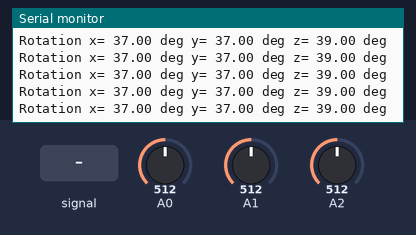
The sketch below on a simulated Arduino Uno, built with avr-gcc and run on an emulated ATmega328P. Shown: the last lines printed to the serial monitor. The test bench sets the inputs (shaded band); at power-on: A0 = 512, A1 = 512, A2 = 512.

Above: at 1.2 s.
1.3 s: A0 fed a 200 Hz sine of ±255 counts around its level
At 1.39 s:
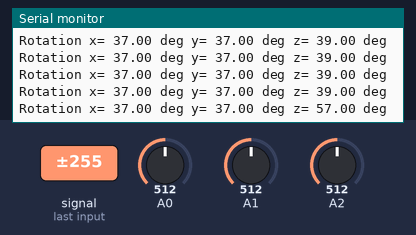
4.3 s: A0 set to 716
At 4.36 s:
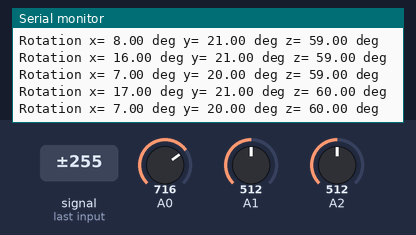
5.8 s: A1 set to 716
At 5.85 s:
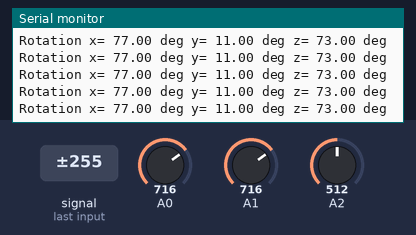
7.3 s: A2 set to 716
At 7.34 s:
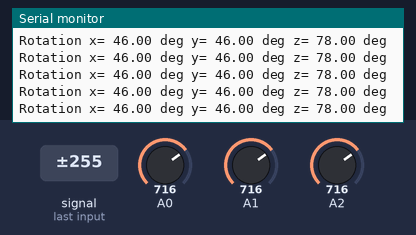
8.8 s: A0 set to 900
At 8.83 s:
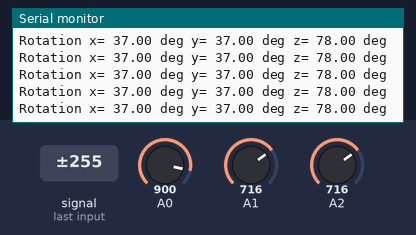
10.3 s: A1 set to 900
At 10.32 s:
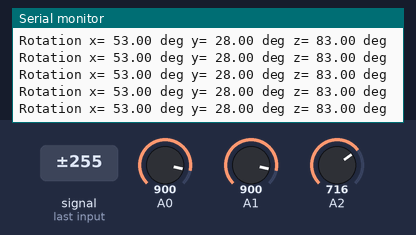
Timing chart, 0 to 12.8 s (numbered marks = the images above; inputs shaded):
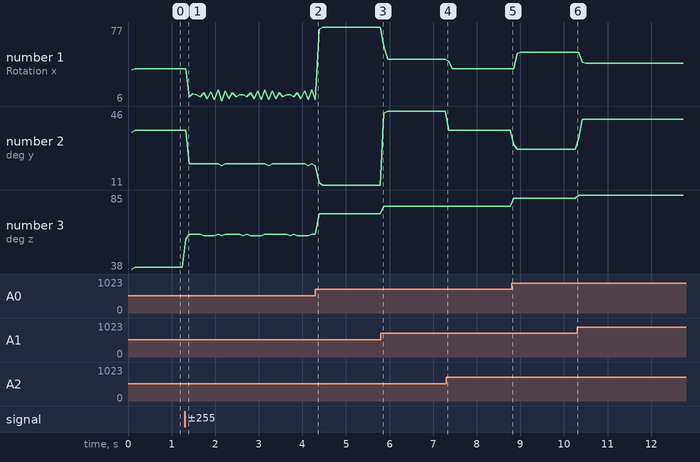

Measured:
- after the input at 1.3 s, the serial monitor: prints a new line at once (image 1)
- plotted number 1: 37 → 7 after the input at 1.3 s, 7 → 77 after the input at 4.3 s, 77 → 46 after the input at 5.8 s, 46 → 37 after the input at 7.3 s, 37 → 53 after the input at 8.8 s
- plotted number 2: 37 → 20 after the input at 1.3 s, 20 → 11 after the input at 4.3 s, 11 → 46 after the input at 5.8 s, 46 → 37 after the input at 7.3 s, 37 → 28 after the input at 8.8 s
- plotted number 3: 39 → 60 after the input at 1.3 s, 60 → 73 after the input at 4.3 s, 73 → 78 after the input at 5.8 s, 78 → 83 after the input at 8.8 s, 83 → 85 after the input at 10.3 s

The sketch:

ADXL335.ino
```cpp
// Simple angle meter using ADXL335 accelerometer
// from electronicsblog.net/

#define ADC_ref 3.5

#define zero_x 1.569// 1.569

#define zero_y 1.569

#define zero_z 1.569

#define sensitivity_x 0.33

#define sensitivity_y 0.33

#define sensitivity_z 0.33

unsigned int value_x;
unsigned int value_y;
unsigned int value_z;

float xv;
float yv;
float zv;

float angle_x;
float angle_y;
float angle_z;

//int x = 1, y = 2, z = 3;

#define x 1
#define y 2
#define z 3


void setup()   {

  analogReference(EXTERNAL);
  Serial.begin(115200);

}

void loop() {

    angle_x = sudutX(40);
    angle_y = sudutY(40);
    angle_z = sudutZ(40);

//  angle_x = sudut(40, x);
//  angle_y = sudut(40, y);
//  angle_z = sudut(40, z);

  Serial.print("Rotation ");
  Serial.print("x= ");
  Serial.print(angle_x);
  Serial.print(" deg");
  Serial.print(" ");

  Serial.print("y= ");
  Serial.print(angle_y);
  Serial.print(" deg");
  Serial.print(" ");

  Serial.print("z= ");
  Serial.print(angle_z);
  Serial.print(" deg");
  Serial.print("\n");

}
int sudutX(int sample) {
  for (int i = 0; i <= sample; i++) {
    value_x = analogRead(0);
    value_y = analogRead(1);
    value_z = analogRead(2);
    xv = (value_x * ADC_ref / 1024.0 - zero_x) / sensitivity_x;
    yv = (value_y  * ADC_ref / 1024.0 - zero_y) / sensitivity_y;
    zv = (value_z * ADC_ref / 1024.0 - zero_z) / sensitivity_z;
    angle_x += atan(xv / sqrt((yv * yv) + (zv * zv))) * 57.2957795;
  }

  return angle_x / sample;
}
int sudutY(int sample) {
  for (int i = 0; i <= sample; i++) {
    value_x = analogRead(0);
    value_y = analogRead(1);
    value_z = analogRead(2);
    xv = (value_x * ADC_ref / 1024.0 - zero_x) / sensitivity_x;
    yv = (value_y  * ADC_ref / 1024.0 - zero_y) / sensitivity_y;
    zv = (value_z * ADC_ref / 1024.0 - zero_z) / sensitivity_z;
    angle_y += atan(yv / sqrt((xv * xv) + (zv * zv))) * 57.2957795;
  }

  return angle_y / sample;
}
int sudutZ(int sample) {
  for (int i = 0; i <= sample; i++) {
    value_x = analogRead(0);
    value_y = analogRead(1);
    value_z = analogRead(2);
    xv = (value_x * ADC_ref / 1024.0 - zero_x) / sensitivity_x;
    yv = (value_y  * ADC_ref / 1024.0 - zero_y) / sensitivity_y;
    zv = (value_z * ADC_ref / 1024.0 - zero_z) / sensitivity_z;
    angle_z += atan(sqrt((xv * xv) + (yv * yv))) * 57.2957795;
  }
  return angle_z / sample;
}

int sudut(int sample, int sumbu ) {
  for (int i = 0; i <= sample; i++) {
    value_x = analogRead(0);
    value_y = analogRead(1);
    value_z = analogRead(2);

    xv = (value_x * ADC_ref / 1024.0 - zero_x) / sensitivity_x;
    yv = (value_y  * ADC_ref / 1024.0 - zero_y) / sensitivity_y;
    zv = (value_z * ADC_ref / 1024.0 - zero_z) / sensitivity_z;

    angle_x += atan(xv / sqrt((yv * yv) + (zv * zv))) * 57.2957795;
    angle_y += atan(yv / sqrt((xv * xv) + (zv * zv))) * 57.2957795;
    angle_z += atan(sqrt((xv * xv) + (yv * yv))) * 57.2957795;
  }

  //  if (sumbu == "x") {
  //    return angle_x / sample;;
  //  }
  //  if (sumbu == "y") {
  //    return angle_y / sample;;
  //  }
  //  if (sumbu == "z") {
  //    return angle_z / sample;
  //  }
  switch (sumbu) {
    case x:    // your hand is on the sensor
      return 100;
     // break;
    case y:    // your hand is close to the sensor
      return 1000;
     // break;
    case z:    // your hand is a few inches from the sensor
      return 2000;
      //break;

  }
  //return 0
}
```
